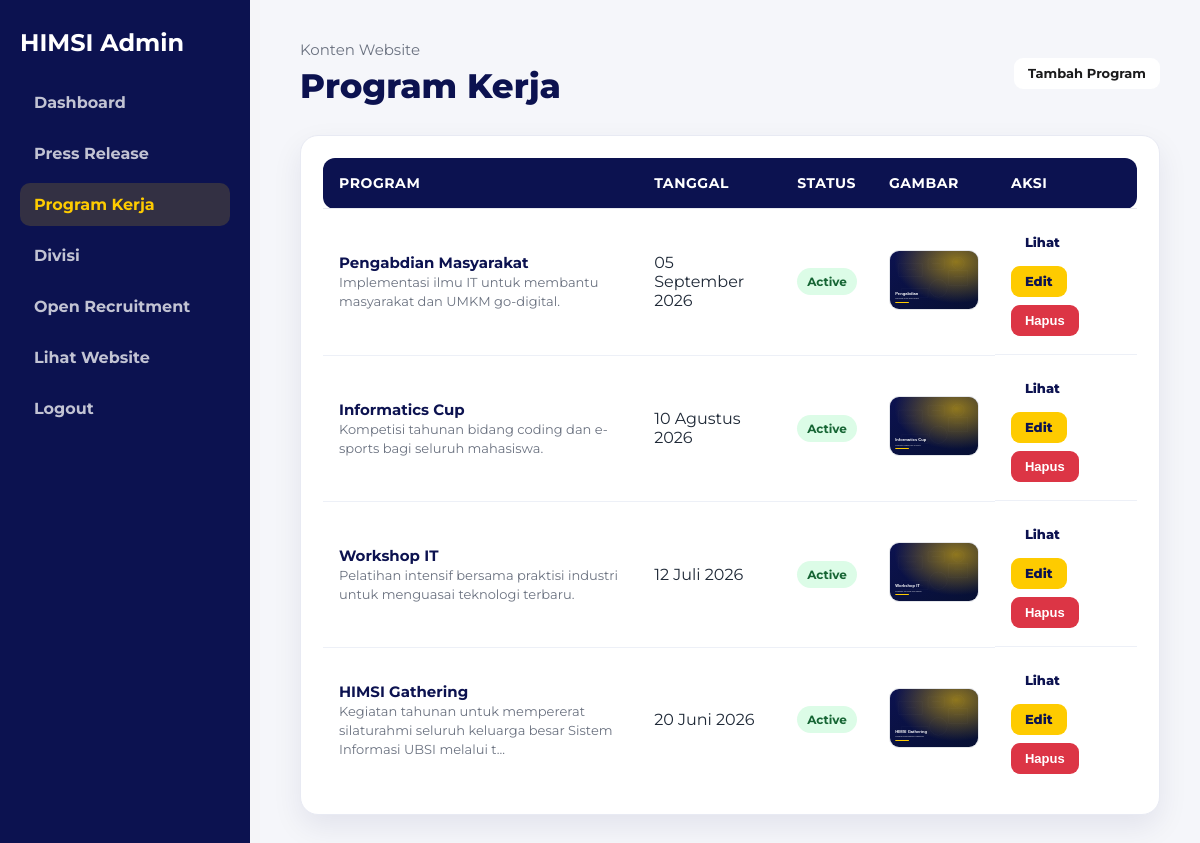
Page /admin/program/index.php (signed in) on the committed database.
### tables this page shows
CREATE TABLE programs (
    id INT AUTO_INCREMENT PRIMARY KEY,
    title VARCHAR(150) NOT NULL,
    description TEXT,
    image VARCHAR(255),
    event_date DATE,
    created_at TIMESTAMP DEFAULT CURRENT_TIMESTAMP
);

### includes/functions.php (called while the page is built, shortened)
<?php
function e($value)
{
    return htmlspecialchars((string) $value, ENT_QUOTES, 'UTF-8');
}
function url($path = '')
{
    return BASE_URL . ltrim($path, '/');
}
function asset($path = '')
{
    return url('assets/' . ltrim($path, '/'));
}
function excerpt($text, $limit = 140)
{
    $text = strip_tags((string) $text);
    if (strlen($text) <= $limit) {
        return $text;
    }
    return substr($text, 0, $limit) . '...';
}
function format_tanggal($date)
{
    $bulan = [
        1 => 'Januari', 'Februari', 'Maret', 'April', 'Mei', 'Juni',
        'Juli', 'Agustus', 'September', 'Oktober', 'November', 'Desember'
    ];
    $timestamp = strtotime($date);
    return date('d', $timestamp) . ' ' . $bulan[(int) date('m', $timestamp)] . ' ' . date('Y', $timestamp);
}

### admin/program/index.php (the view, shortened to what this page needs)
<?php
require_once __DIR__ . '/../../config/database.php';
require_once __DIR__ . '/../../includes/functions.php';
$stmt = $pdo->query("SELECT * FROM programs ORDER BY event_date DESC, created_at DESC");
$items = $stmt->fetchAll();
?>
<!DOCTYPE html>
<html lang="id">
<head>
    <?php include __DIR__ . '/../includes/head.php'; ?>
</head>
<body>
<?php include __DIR__ . '/../includes/sidebar.php'; ?>
<main class="admin-main">
    <header class="admin-header">
        <div>
            <p>Konten Website</p>
            <h1>Program Kerja</h1>
        </div>
        <a class="btn btn-add" href="create.php">Tambah Program</a>
    </header>
    <section class="admin-table-card">
        <table class="admin-table">
            <thead>
                <tr>
                    <th>Program</th>
                    <th>Tanggal</th>
                    <th>Status</th>
                    <th>Gambar</th>
                    <th>Aksi</th>
                </tr>
            </thead>
            <tbody>
                <?php if ($items): ?>
                    <?php foreach ($items as $item): ?>
                        <tr>
                            <td>
                                <strong><?= e($item['title']); ?></strong><br>
                                <small><?= e(excerpt($item['description'] ?? '', 100)); ?></small>
                            </td>
                            <td><?= e(format_tanggal($item['event_date'])); ?></td>
                            <td>
                                <span class="badge <?= ($item['status'] ?? 'active') === 'active' ? 'published' : 'draft'; ?>">
                                    <?= e($item['status'] ?? 'active'); ?>
                                </span>
                            </td>
                            <td>
                                <?php
                                $img = $item['image'] ?? '';
                                $isUpload = $img && str_starts_with($img, 'uploads/');
                                $imgFile = $isUpload ? __DIR__ . '/../../assets/images/' . $img : '';
                                ?>
                                <?php if ($isUpload && file_exists($imgFile)): ?>
                                    <img class="table-thumb" src="<?= e(asset('images/' . $img)); ?>" alt="<?= e($item['title']); ?>">
                                <?php elseif ($img): ?>
                                    <img class="table-thumb" src="<?= e(asset('images/default/' . $img)); ?>" alt="<?= e($item['title']); ?>">
                                <?php else: ?>
                                    <small>Tidak ada gambar</small>
                                <?php endif; ?>
                            </td>
                            <td class="table-actions">
                                <a class="btn btn-view" href="<?= url('program.php'); ?>" target="_blank">Lihat</a>
                                <a class="btn btn-edit" href="edit.php?id=<?= e($item['id']); ?>">Edit</a>
                                <form method="POST" action="delete.php" onsubmit="return confirm('Hapus program ini? File gambarnya juga akan dihapus.');">
                                    <button type="submit" class="btn btn-delete">Hapus</button>
                                </form>
                            </td>
                        </tr>
                    <?php endforeach; ?>
                <?php else: ?>
                    <tr>
                        <td colspan="5" class="empty-table">Belum ada data program kerja.</td>
                    </tr>
                <?php endif; ?>
            </tbody>
        </table>
    </section>
</main>
</body>
</html>

### assets/css/admin.css (style rules this page uses)
:root { --primary: #0c1250; --secondary: #fecb00; --bg: #f5f5f8; --text: #1b1b1c; --muted: #666b75; --white: #ffffff; --danger: #b42318; --shadow: 0 18px 45px rgba(12, 18, 80, 0.12); }
* { box-sizing: border-box; }
body { margin: 0; font-family: 'Montserrat', Arial, sans-serif; color: var(--text); background: var(--bg); }
a { color: inherit; text-decoration: none; }
.admin-main { margin-left: 250px; padding: 34px; }
.admin-header { display: flex; align-items: center; justify-content: space-between; gap: 20px; margin-bottom: 28px; }
.admin-header p { margin: 0; color: var(--muted); }
.admin-header h1 { margin: 4px 0 0; color: var(--primary); }
.admin-table-card, .form-card { background: var(--white); border-radius: 18px; padding: 22px; box-shadow: var(--shadow); overflow-x: auto; }
.admin-table { width: 100%; border-collapse: collapse; min-width: 760px; }
.admin-table th, .admin-table td { padding: 14px 12px; border-bottom: 1px solid #e8e9ef; text-align: left; vertical-align: top; }
.admin-table th { color: var(--primary); font-size: 13px; text-transform: uppercase; letter-spacing: .04em; }
.admin-table small { color: var(--muted); }
.badge { display: inline-flex; padding: 6px 10px; border-radius: 999px; font-size: 12px; font-weight: 800; text-transform: uppercase; }
.badge.published { background: #dcfce7; color: #166534; }
.table-actions { display: flex; flex-wrap: wrap; align-items: center; gap: 10px; }
.table-actions a { color: var(--primary); font-weight: 800; }
.table-actions form { margin: 0; }
.admin-main { margin-left:260px; min-height:100vh; padding:40px; background:#f5f6fa; }
.admin-header { display:flex; justify-content:space-between; align-items:center; gap:20px; margin-bottom:28px; }
.admin-header p { margin:0 0 6px; color:#6b7280; font-size:15px; }
.admin-header h1 { margin:0; color:#0c1250; font-size:34px; font-weight:800; }
.admin-table-card { background:#fff; border-radius:18px; padding:22px; box-shadow:0 12px 30px rgba(12,18,80,.08); border:1px solid #e8eaf3; overflow-x:auto; }
.admin-table { width:100%; border-collapse:collapse; }
.admin-table th { background:#0c1250; color:#fff; text-align:left; padding:16px; font-size:14px; }
.admin-table th:first-child { border-radius:12px 0 0 12px; }
.admin-table th:last-child { border-radius:0 12px 12px 0; }
.admin-table td { padding:18px 16px; border-bottom:1px solid #edf0f7; vertical-align:middle; color:#1f2937; }
.admin-table tr:last-child td { border-bottom:none; }
.admin-table strong { color:#0c1250; font-size:15px; }
.admin-table small { color:#6b7280; font-size:13px; }
.table-actions { display:flex; align-items:center; gap:8px; flex-wrap:wrap; }
.table-actions form { margin:0; }
.btn { display:inline-flex; align-items:center; justify-content:center; padding:9px 14px; border-radius:9px; border:none; text-decoration:none; font-size:13px; font-weight:700; cursor:pointer; line-height:1; }
.btn-add, .btn-view { background:#fff; color:#1b1b1c; }
.btn-edit { background:#fecb00; color:#0c1250; }
.btn-delete { background:#dc3545; color:#fff; }
.badge { display:inline-flex; padding:6px 10px; border-radius:999px; font-size:12px; font-weight:700; text-transform:capitalize; }
.badge.published { background:#dcfce7; color:#166534; }
.table-thumb { width:90px; height:60px; object-fit:cover; border-radius:10px; border:1px solid #e5e7eb; }

### rows in the picture
programs: title "Pengabdian Masyarakat", description "Implementasi ilmu IT untuk membantu masyarakat dan UMKM go-digital.", event_date "05 September 2026", status "Active", image (picture)
programs: title "Informatics Cup", description "Kompetisi tahunan bidang coding dan e-sports bagi seluruh mahasiswa.", event_date "10 Agustus 2026", status "Active", image (picture)
programs: title "Workshop IT", description "Pelatihan intensif bersama praktisi industri untuk menguasai teknologi terbaru.", event_date "12 Juli 2026", status "Active", image (picture)
programs: title "HIMSI Gathering", description "Kegiatan tahunan untuk mempererat silaturahmi seluruh keluarga besar Sistem Informasi UBSI melalui t...", event_date "20 Juni 2026", status "Active", image (picture)
